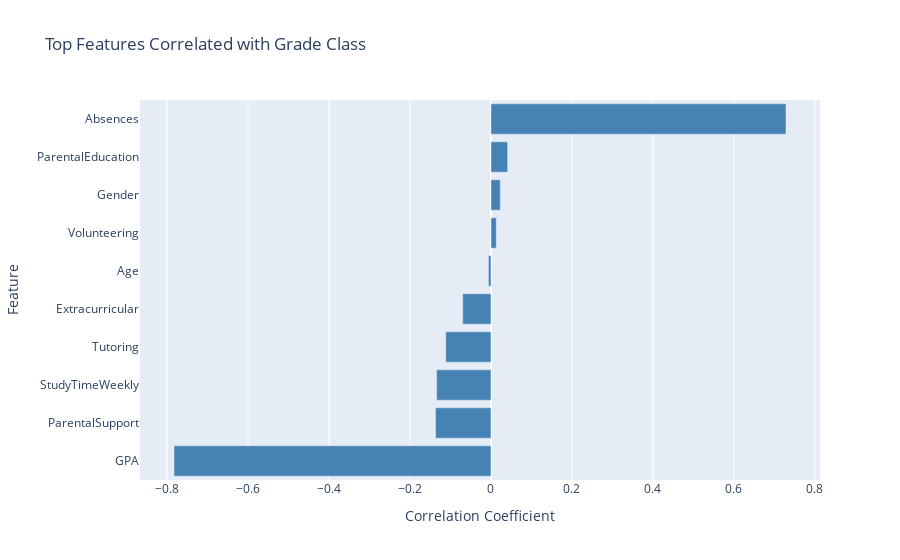

Write notebook code for a chart like this one.
### Markdown cell above
The dataset shows a proprotion of GradeClass (target variable ) 4 having the higest proportion than others indicating an imbalance dataset.<br>
Also the correction of GradeClass to the other feature shows that GradeClass have a good positive correlation with Absences and a good negative correlation with the GPA. This Implies that this two features are paramount and should be considered in the modeling -  suggesting that higher absences are linked to a worse grade classification and higher GPA is associated with higer Grades.

### Code cell
#Top 5 Correlated Features with GradeClass
target_corr = correlation_matrix["GradeClass"].drop("GradeClass").sort_values()
top_corr = pd.concat([target_corr.head(5), target_corr.tail(5)])
bar = go.Figure(data=go.Bar(
    x=top_corr.values,
    y=top_corr.index,
    orientation='h',
    marker_color='steelblue'
))
bar.update_layout(
    title="Top Features Correlated with Grade Class",
    xaxis_title="Correlation Coefficient",
    yaxis_title="Feature"
)

### Figure 1 — Plotly figure (JSON) as saved in the notebook; plotly's stock layout.template omitted (floating-point values rounded to 4 significant figures)
{"data": [{"marker": {"color": "steelblue"}, "orientation": "h", "type": "bar", "x": [-0.7828, -0.1368, -0.1341, -0.1117, -0.06973, -0.00625, 0.01316, 0.023, 0.04103, 0.7286], "y": ["GPA", "ParentalSupport", "StudyTimeWeekly", "Tutoring", "Extracurricular", "Age", "Volunteering", "Gender", "ParentalEducation", "Absences"]}], "layout": {"title": {"text": "Top Features Correlated with Grade Class"}, "xaxis": {"title": {"text": "Correlation Coefficient"}}, "yaxis": {"title": {"text": "Feature"}}}}
